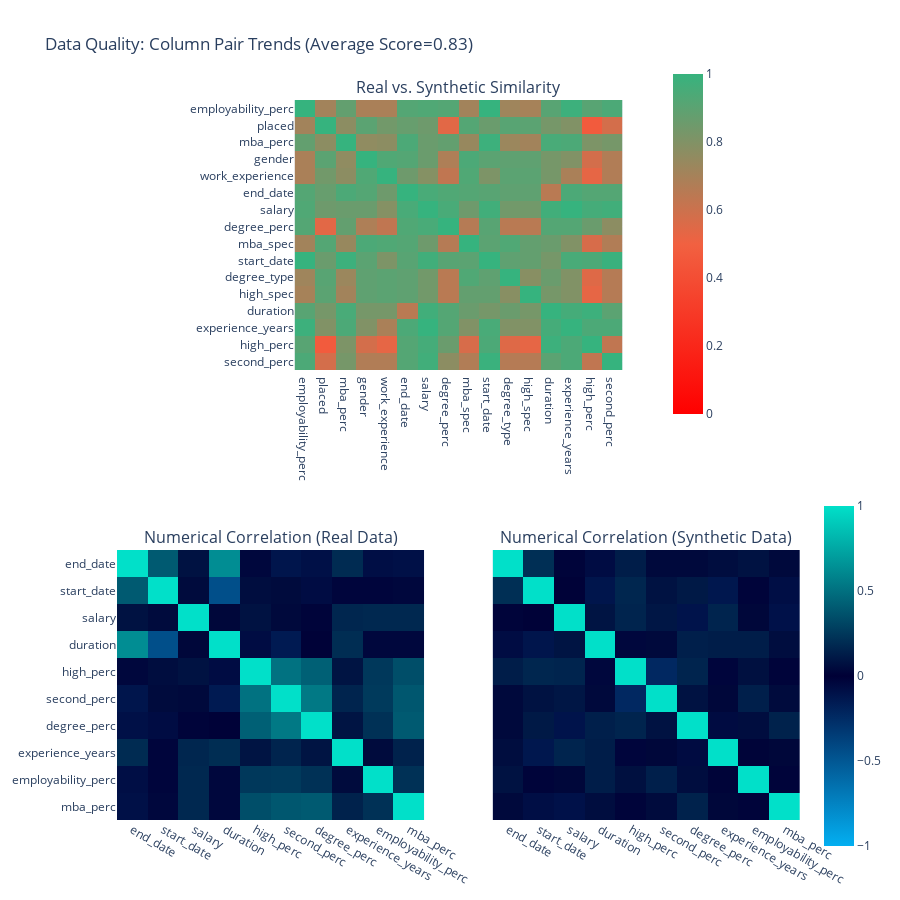

Notebook code cell kept with this figure:
### Code cell
report.get_visualization(property_name='Column Pair Trends')

### Figure 1 — Plotly figure (JSON) as saved in the notebook; plotly's stock layout.template omitted (floating-point values rounded to 4 significant figures; data arrays with more than 128 entries replaced by an {"elided": "..."} marker saying what was removed)
{"data": [{"coloraxis": "coloraxis", "hovertemplate": "<b>Column Pair</b><br>(%{x},%{y})<br><br>Similarity: %{z}<extra></extra>", "type": "heatmap", "x": ["employability_perc", "placed", "mba_perc", "gender", "work_experience", "end_date", "salary", "degree_perc", "mba_spec", "start_date", "degree_type", "high_spec", "duration", "experience_years", "high_perc", "second_perc"], "xaxis": "x", "y": ["employability_perc", "placed", "mba_perc", "gender", "work_experience", "end_date", "salary", "degree_perc", "mba_spec", "start_date", "degree_type", "high_spec", "duration", "experience_years", "high_perc", "second_perc"], "yaxis": "y", "z": {"elided": "16x16 float values"}}, {"coloraxis": "coloraxis2", "customdata": [[1, 0.21, -0.02, -0.07, 0.13, 0.04, 0.04, 0.06, 0.08, 0.04], [0.21, 1, -0.01, -0.12, 0.17, 0.08, 0.11, -0.13, -0.02, -0.08], [-0.02, -0.01, 1, 0.09, 0.16, 0.1, -0.11, 0.16, 0.03, -0.1], [-0.07, -0.12, 0.09, 1, -0.04, 0.04, 0.14, 0.13, 0.13, 0.06], [0.13, 0.17, 0.16, -0.04, 1, -0.23, 0.16, -0.03, 0.07, -0.02], [0.04, 0.08, 0.1, 0.04, -0.23, 1, 0.08, 0.03, 0.14, 0.05], [0.04, 0.11, -0.11, 0.14, 0.16, 0.08, 1, -0.06, 0.06, 0.15], [0.06, -0.13, 0.16, 0.13, -0.03, 0.03, -0.06, 1, 0.02, 0.03], [0.08, -0.02, 0.03, 0.13, 0.07, 0.14, 0.06, 0.02, 1, -0.02], [0.04, -0.08, -0.1, 0.06, -0.02, 0.05, 0.15, 0.03, -0.02, 1]], "hovertemplate": "<b>Correlation</b><br>(%{x},%{y})<br><br>Real: %{z}<br>(vs. Synthetic: %{customdata})<extra></extra>", "type": "heatmap", "x": ["end_date", "start_date", "salary", "duration", "high_perc", "second_perc", "degree_perc", "experience_years", "employability_perc", "mba_perc"], "xaxis": "x2", "y": ["end_date", "start_date", "salary", "duration", "high_perc", "second_perc", "degree_perc", "experience_years", "employability_perc", "mba_perc"], "yaxis": "y2", "z": [[1, 0.4, 0.08, 0.63, -0.04, -0.12, -0.09, 0.19, -0.08, -0.09], [0.4, 1, 0.05, -0.45, 0.06, 0.05, -0.07, -0.03, -0.03, -0.04], [0.08, 0.05, 1, 0.03, 0.08, 0.04, -0.02, 0.17, 0.18, 0.18], [0.63, -0.45, 0.03, 1, -0.07, -0.15, -0.01, 0.2, -0.04, -0.04], [-0.04, 0.06, 0.08, -0.07, 1, 0.51, 0.43, 0.09, 0.25, 0.35], [-0.12, 0.05, 0.04, -0.15, 0.51, 1, 0.54, 0.16, 0.26, 0.39], [-0.09, -0.07, -0.02, -0.01, 0.43, 0.54, 1, 0.09, 0.22, 0.4], [0.19, -0.03, 0.17, 0.2, 0.09, 0.16, 0.09, 1, 0.05, 0.15], [-0.08, -0.03, 0.18, -0.04, 0.25, 0.26, 0.22, 0.05, 1, 0.22], [-0.09, -0.04, 0.18, -0.04, 0.35, 0.39, 0.4, 0.15, 0.22, 1]]}, {"coloraxis": "coloraxis2", "customdata": [[1, 0.4, 0.08, 0.63, -0.04, -0.12, -0.09, 0.19, -0.08, -0.09], [0.4, 1, 0.05, -0.45, 0.06, 0.05, -0.07, -0.03, -0.03, -0.04], [0.08, 0.05, 1, 0.03, 0.08, 0.04, -0.02, 0.17, 0.18, 0.18], [0.63, -0.45, 0.03, 1, -0.07, -0.15, -0.01, 0.2, -0.04, -0.04], [-0.04, 0.06, 0.08, -0.07, 1, 0.51, 0.43, 0.09, 0.25, 0.35], [-0.12, 0.05, 0.04, -0.15, 0.51, 1, 0.54, 0.16, 0.26, 0.39], [-0.09, -0.07, -0.02, -0.01, 0.43, 0.54, 1, 0.09, 0.22, 0.4], [0.19, -0.03, 0.17, 0.2, 0.09, 0.16, 0.09, 1, 0.05, 0.15], [-0.08, -0.03, 0.18, -0.04, 0.25, 0.26, 0.22, 0.05, 1, 0.22], [-0.09, -0.04, 0.18, -0.04, 0.35, 0.39, 0.4, 0.15, 0.22, 1]], "hovertemplate": "<b>Correlation</b><br>(%{x},%{y})<br><br>Synthetic: %{z}<br>(vs. Real: %{customdata})<extra></extra>", "type": "heatmap", "x": ["end_date", "start_date", "salary", "duration", "high_perc", "second_perc", "degree_perc", "experience_years", "employability_perc", "mba_perc"], "xaxis": "x3", "y": ["end_date", "start_date", "salary", "duration", "high_perc", "second_perc", "degree_perc", "experience_years", "employability_perc", "mba_perc"], "yaxis": "y3", "z": [[1, 0.21, -0.02, -0.07, 0.13, 0.04, 0.04, 0.06, 0.08, 0.04], [0.21, 1, -0.01, -0.12, 0.17, 0.08, 0.11, -0.13, -0.02, -0.08], [-0.02, -0.01, 1, 0.09, 0.16, 0.1, -0.11, 0.16, 0.03, -0.1], [-0.07, -0.12, 0.09, 1, -0.04, 0.04, 0.14, 0.13, 0.13, 0.06], [0.13, 0.17, 0.16, -0.04, 1, -0.23, 0.16, -0.03, 0.07, -0.02], [0.04, 0.08, 0.1, 0.04, -0.23, 1, 0.08, 0.03, 0.14, 0.05], [0.04, 0.11, -0.11, 0.14, 0.16, 0.08, 1, -0.06, 0.06, 0.15], [0.06, -0.13, 0.16, 0.13, -0.03, 0.03, -0.06, 1, 0.02, 0.03], [0.08, -0.02, 0.03, 0.13, 0.07, 0.14, 0.06, 0.02, 1, -0.02], [0.04, -0.08, -0.1, 0.06, -0.02, 0.05, 0.15, 0.03, -0.02, 1]]}], "layout": {"annotations": [{"font": {"size": 16}, "showarrow": false, "text": "Real vs. Synthetic Similarity", "x": 0.5, "xanchor": "center", "xref": "paper", "y": 1, "yanchor": "bottom", "yref": "paper"}, {"font": {"size": 16}, "showarrow": false, "text": "Numerical Correlation (Real Data)", "x": 0.225, "xanchor": "center", "xref": "paper", "y": 0.375, "yanchor": "bottom", "yref": "paper"}, {"font": {"size": 16}, "showarrow": false, "text": "Numerical Correlation (Synthetic Data)", "x": 0.775, "xanchor": "center", "xref": "paper", "y": 0.375, "yanchor": "bottom", "yref": "paper"}], "coloraxis": {"cmax": 1, "cmin": 0, "colorbar": {"len": 0.5, "x": 0.8, "y": 0.8}, "colorscale": [[0, "#FF0000"], [0.5, "#F16141"], [1, "#36B37E"]]}, "coloraxis2": {"cmax": 1, "cmin": -1, "colorbar": {"len": 0.5, "y": 0.2}, "colorscale": [[0, "#03AFF1"], [0.5, "#000036"], [1, "#01E0C9"]]}, "height": 900, "title": {"text": "Data Quality: Column Pair Trends (Average Score=0.83)"}, "width": 900, "xaxis": {"anchor": "y", "domain": [0.26, 0.74]}, "xaxis2": {"anchor": "y2", "domain": [0, 0.45]}, "xaxis3": {"anchor": "y3", "domain": [0.55, 1], "matches": "x2"}, "yaxis": {"anchor": "x", "autorange": "reversed", "domain": [0.625, 1]}, "yaxis2": {"anchor": "x2", "autorange": "reversed", "domain": [0, 0.375]}, "yaxis3": {"anchor": "x3", "autorange": "reversed", "domain": [0, 0.375], "matches": "y2", "visible": false}}}
